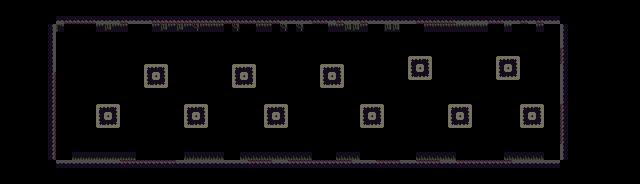

Rendered tile map (Tiled .tmx) drawn with the repository's tilesets; below, a short description and the full map source, tile grids included:
An orthogonal 80x23 tile map with 8x8 px tiles, 1 tile layer (ground) and 15 objects.

<map version="1.10" tiledversion="1.11.0" orientation="orthogonal" renderorder="right-down" width="80" height="23" tilewidth="8" tileheight="8" infinite="0" nextlayerid="3" nextobjectid="18">
 <editorsettings>
  <export target="2.lua" format="lua" />
 </editorsettings>
 <tileset firstgid="1" name="tiles" tilewidth="8" tileheight="8" tilecount="216" columns="18">
  <image source="../assets/tiles.png" width="144" height="96" />
 </tileset>
 <layer id="1" name="ground" width="80" height="23">
  <data encoding="csv">
0,0,0,0,0,0,0,0,0,0,0,0,0,0,0,0,0,0,0,0,0,0,0,0,0,0,0,0,0,0,0,0,0,0,0,0,0,0,0,0,0,0,0,0,0,0,0,0,0,0,0,0,0,0,0,0,0,0,0,0,0,0,0,0,0,0,0,0,0,0,0,0,0,0,0,0,0,0,0,0,
0,0,0,0,0,0,0,0,0,0,0,0,0,0,0,0,0,0,0,0,0,0,0,0,0,0,0,0,0,0,0,0,0,0,0,0,0,0,0,0,0,0,0,0,0,0,0,0,0,0,0,0,0,0,0,0,0,0,0,0,0,0,0,0,0,0,0,0,0,0,0,0,0,0,0,0,0,0,0,0,
0,0,0,0,0,0,0,68,140,140,140,140,68,68,68,140,68,68,68,140,140,140,140,140,140,140,140,140,140,140,140,140,140,140,140,68,68,68,68,140,140,68,140,68,68,140,68,68,68,68,68,68,140,140,140,140,140,68,68,68,68,140,140,68,68,140,68,140,68,68,0,0,0,0,0,0,0,0,0,0,
0,0,0,0,0,0,51,91,0,0,0,0,92,94,92,92,0,0,0,92,94,92,94,92,93,92,92,92,0,93,0,0,92,92,0,93,0,93,0,0,0,92,92,94,94,92,0,0,94,94,0,0,0,92,92,92,92,92,92,92,92,0,0,92,0,0,0,92,0,0,49,0,0,0,0,0,0,0,0,0,
0,0,0,0,0,0,51,0,0,0,0,0,0,0,0,0,0,0,0,0,0,0,0,0,0,0,0,0,0,0,0,0,0,0,0,0,0,0,0,0,0,0,0,0,0,0,0,0,0,0,0,0,0,0,0,0,0,0,0,0,0,0,0,0,0,0,0,0,0,0,49,0,0,0,0,0,0,0,0,0,
0,0,0,0,0,0,51,0,0,0,0,0,0,0,0,0,0,0,0,0,0,0,0,0,0,0,0,0,0,0,0,0,0,0,0,0,0,0,0,0,0,0,0,0,0,0,0,0,0,0,0,0,0,0,0,0,0,0,0,0,0,0,0,0,0,0,0,0,0,0,49,0,0,0,0,0,0,0,0,0,
0,0,0,0,0,0,51,0,0,0,0,0,0,0,0,0,0,0,0,0,0,0,0,0,0,0,0,0,0,0,0,0,0,0,0,0,0,0,0,0,0,0,0,0,0,0,0,0,0,0,0,0,0,0,0,0,0,0,0,0,0,0,0,0,0,0,0,0,0,0,121,0,0,0,0,0,0,0,0,0,
0,0,0,0,0,0,51,0,0,0,0,0,0,0,0,0,0,0,0,0,0,0,0,0,0,0,0,0,0,0,0,0,0,0,0,0,0,0,0,0,0,0,0,0,0,0,0,0,0,0,0,27,28,29,0,0,0,0,0,0,0,0,27,28,29,0,0,0,0,0,121,0,0,0,0,0,0,0,0,0,
0,0,0,0,0,0,51,0,0,0,0,0,0,0,0,0,0,0,27,28,29,0,0,0,0,0,0,0,0,27,28,29,0,0,0,0,0,0,0,0,27,28,29,0,0,0,0,0,0,0,0,45,46,47,0,0,0,0,0,0,0,0,45,46,47,0,0,0,0,0,49,0,0,0,0,0,0,0,0,0,
0,0,0,0,0,0,123,0,0,0,0,0,0,0,0,0,0,0,45,46,47,0,0,0,0,0,0,0,0,45,46,47,0,0,0,0,0,0,0,0,45,46,47,0,0,0,0,0,0,0,0,63,64,65,0,0,0,0,0,0,0,0,63,64,65,0,0,0,0,0,49,0,0,0,0,0,0,0,0,0,
0,0,0,0,0,0,123,0,0,0,0,0,0,0,0,0,0,0,63,64,65,0,0,0,0,0,0,0,0,63,64,65,0,0,0,0,0,0,0,0,63,64,65,0,0,0,0,0,0,0,0,0,0,0,0,0,0,0,0,0,0,0,0,0,0,0,0,0,0,0,49,0,0,0,0,0,0,0,0,0,
0,0,0,0,0,0,123,0,0,0,0,0,0,0,0,0,0,0,0,0,0,0,0,0,0,0,0,0,0,0,0,0,0,0,0,0,0,0,0,0,0,0,0,0,0,0,0,0,0,0,0,0,0,0,0,0,0,0,0,0,0,0,0,0,0,0,0,0,0,0,49,0,0,0,0,0,0,0,0,0,
0,0,0,0,0,0,123,0,0,0,0,0,0,0,0,0,0,0,0,0,0,0,0,0,0,0,0,0,0,0,0,0,0,0,0,0,0,0,0,0,0,0,0,0,0,0,0,0,0,0,0,0,0,0,0,0,0,0,0,0,0,0,0,0,0,0,0,0,0,0,49,0,0,0,0,0,0,0,0,0,
0,0,0,0,0,0,123,0,0,0,0,0,27,28,29,0,0,0,0,0,0,0,0,27,28,29,0,0,0,0,0,0,0,27,28,29,0,0,0,0,0,0,0,0,0,27,28,29,0,0,0,0,0,0,0,0,27,28,29,0,0,0,0,0,0,27,28,29,0,0,121,0,0,0,0,0,0,0,0,0,
0,0,0,0,0,0,123,0,0,0,0,0,45,46,47,0,0,0,0,0,0,0,0,45,46,47,0,0,0,0,0,0,0,45,46,47,0,0,0,0,0,0,0,0,0,45,46,47,0,0,0,0,0,0,0,0,45,46,47,0,0,0,0,0,0,45,46,47,0,0,121,0,0,0,0,0,0,0,0,0,
0,0,0,0,0,0,123,0,0,0,0,0,63,64,65,0,0,0,0,0,0,0,0,63,64,65,0,0,0,0,0,0,0,63,64,65,0,0,0,0,0,0,0,0,0,63,64,65,0,0,0,0,0,0,0,0,63,64,65,0,0,0,0,0,0,63,64,65,0,0,121,0,0,0,0,0,0,0,0,0,
0,0,0,0,0,0,123,0,0,0,0,0,0,0,0,0,0,0,0,0,0,0,0,0,0,0,0,0,0,0,0,0,0,0,0,0,0,0,0,0,0,0,0,0,0,0,0,0,0,0,0,0,0,0,0,0,0,0,0,0,0,0,0,0,0,0,0,0,0,0,121,0,0,0,0,0,0,0,0,0,
0,0,0,0,0,0,123,0,0,0,0,0,0,0,0,0,0,0,0,0,0,0,0,0,0,0,0,0,0,0,0,0,0,0,0,0,0,0,0,0,0,0,0,0,0,0,0,0,0,0,0,0,0,0,0,0,0,0,0,0,0,0,0,0,0,0,0,0,0,0,121,0,0,0,0,0,0,0,0,0,
0,0,0,0,0,0,123,0,0,0,0,0,0,0,0,0,0,0,0,0,0,0,0,0,0,0,0,0,0,0,0,0,0,0,0,0,0,0,0,0,0,0,0,0,0,0,0,0,0,0,0,0,0,0,0,0,0,0,0,0,0,0,0,0,0,0,0,0,0,0,49,0,0,0,0,0,0,0,0,0,
0,0,0,0,0,0,123,0,0,128,128,128,128,128,128,128,128,0,0,0,0,0,0,130,130,130,130,130,0,0,129,129,129,129,129,129,129,129,129,0,0,0,129,129,129,0,0,0,0,0,0,0,129,129,129,129,129,0,0,0,0,0,0,129,129,129,129,129,0,0,49,0,0,0,0,0,0,0,0,0,
0,0,0,0,0,0,0,32,32,32,32,32,32,32,32,104,104,104,104,104,104,104,32,32,32,32,32,32,32,32,32,104,104,104,32,32,104,104,104,104,104,104,104,104,32,32,32,104,104,104,32,32,104,104,104,32,32,104,104,104,104,104,104,104,32,32,32,32,32,32,0,0,0,0,0,0,0,0,0,0,
0,0,0,0,0,0,0,0,0,0,0,0,0,0,0,0,0,0,0,0,0,0,0,0,0,0,0,0,0,0,0,0,0,0,0,0,0,0,0,0,0,0,0,0,0,0,0,0,0,0,0,0,0,0,0,0,0,0,0,0,0,0,0,0,0,0,0,0,0,0,0,0,0,0,0,0,0,0,0,0,
0,0,0,0,0,0,0,0,0,0,0,0,0,0,0,0,0,0,0,0,0,0,0,0,0,0,0,0,0,0,0,0,0,0,0,0,0,0,0,0,0,0,0,0,0,0,0,0,0,0,0,0,0,0,0,0,0,0,0,0,0,0,0,0,0,0,0,0,0,0,0,0,0,0,0,0,0,0,0,0
</data>
 </layer>
 <objectgroup color="#aa0003" id="2" name="solid">
  <properties>
   <property name="collidable" type="bool" value="true" />
  </properties>
  <object id="2" x="56.1033" y="160.211" width="503.805" height="7.68779">
   <properties>
    <property name="collidable" type="bool" value="true" />
   </properties>
  </object>
  <object id="3" x="47.6476" y="24.1561" width="8.03805" height="135.688">
   <properties>
    <property name="collidable" type="bool" value="true" />
   </properties>
  </object>
  <object id="5" x="559.981" y="24.156" width="8.03805" height="135.688">
   <properties>
    <property name="collidable" type="bool" value="true" />
   </properties>
  </object>
  <object id="6" x="56.4308" y="16.1561" width="503.805" height="7.68779">
   <properties>
    <property name="collidable" type="bool" value="true" />
   </properties>
  </object>
  <object id="7" x="96.1168" y="103.914" width="23.6524" height="24.0112">
   <properties>
    <property name="collidable" type="bool" value="true" />
   </properties>
  </object>
  <object id="8" x="143.978" y="64.3691" width="23.6524" height="24.0112">
   <properties>
    <property name="collidable" type="bool" value="true" />
   </properties>
  </object>
  <object id="9" x="183.693" y="104.423" width="23.6524" height="24.0112">
   <properties>
    <property name="collidable" type="bool" value="true" />
   </properties>
  </object>
  <object id="10" x="231.894" y="64.3691" width="23.6524" height="24.0112">
   <properties>
    <property name="collidable" type="bool" value="true" />
   </properties>
  </object>
  <object id="11" x="264.141" y="103.405" width="23.6524" height="24.0112">
   <properties>
    <property name="collidable" type="bool" value="true" />
   </properties>
  </object>
  <object id="12" x="320.149" y="64.0297" width="23.6524" height="24.0112">
   <properties>
    <property name="collidable" type="bool" value="true" />
   </properties>
  </object>
  <object id="13" x="360.543" y="103.745" width="23.6524" height="24.0112">
   <properties>
    <property name="collidable" type="bool" value="true" />
   </properties>
  </object>
  <object id="14" x="408.065" y="56.2225" width="23.6524" height="24.0112">
   <properties>
    <property name="collidable" type="bool" value="true" />
   </properties>
  </object>
  <object id="15" x="448.119" y="104.423" width="23.6524" height="24.0112">
   <properties>
    <property name="collidable" type="bool" value="true" />
   </properties>
  </object>
  <object id="16" x="496.32" y="55.5436" width="23.6524" height="24.0112">
   <properties>
    <property name="collidable" type="bool" value="true" />
   </properties>
  </object>
  <object id="17" x="520.081" y="104.084" width="23.6524" height="24.0112">
   <properties>
    <property name="collidable" type="bool" value="true" />
   </properties>
  </object>
 </objectgroup>
</map>